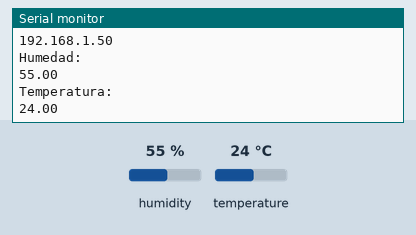
Simulated run of this sketch. Board: ESP8266 (NodeMCU). Shown: the last lines printed to the serial monitor. Inputs (shaded band) come from the test bench; at power-on: humidity 55 %, temperature 24 °C. WiFi joins after 1.5 s; servers stay silent unless stated.

Above: at 2.7 s.
2.8 s: humidity set to 22 %
13.7 s: temperature set to 12 °C
At 17.3 s:
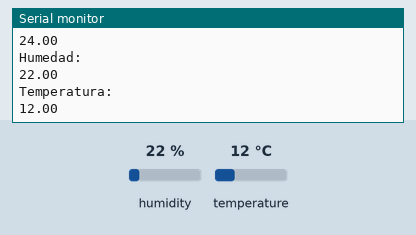
24.6 s: humidity set to 40 %
At 31.6 s:
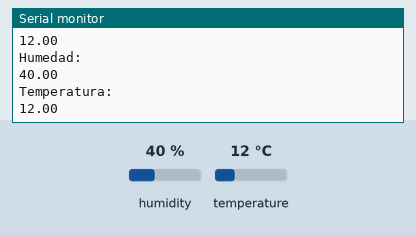
Timing chart, 0 to 33.1 s (numbered marks = the images above; inputs shaded):
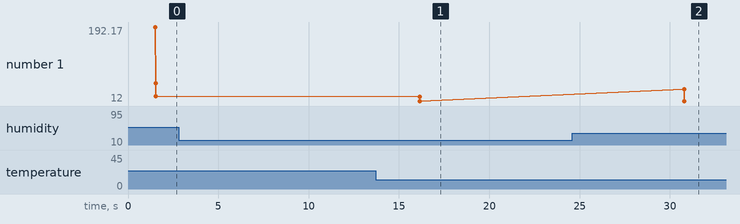

The sketch:

iot_Demo_Thingspeak_Temp_esp8266.ino
```cpp
#include <ThingSpeak.h>

/*
   Sketching mit Hardware
  DMP - WS 23_24
  - NodeMCU ESP8266 Temperature/Humidity IoT Demo (Thingspeak)
This code send to  Thingspeak DHT22 data each 20 seconds -using wifi
Martinez
*/

#include <DHT.h> //cargamos la librera DHT
#define DHTPIN 1 //Seleccionamos el pin en el que se conectar el sensor
#define DHTTYPE DHT11 //Se selecciona el DHT22(hay otros DHT)
DHT dht(DHTPIN, DHTTYPE); //Se inicia una variable que ser usada por Arduino para comunicarse con el sensor
#include <ESP8266WiFi.h>

unsigned long myChannelNumber = 1580381;
const char * myWriteAPIKey = "KJGBEAOA8ACDO30J";

const char* ssid = "Vodafone-75D4";
const char* password = "rb7d2kxXn2s7zyMp";

 WiFiClient  client;
// Create an instance of the server
// specify the port to listen on as an argument
WiFiServer server(80);

void setup() {
  Serial.begin(115200);
  delay(10);
   dht.begin(); //Se inicia el sensor


  // Connect to WiFi network
  Serial.println();
  Serial.println();
  Serial.print("Connecting to ");
  Serial.println(ssid);

  WiFi.begin(ssid, password);

  while (WiFi.status() != WL_CONNECTED) {
    delay(500);
    Serial.print(".");
  }
  Serial.println("");
  Serial.println("WiFi connected");

  // Start the server
 // server.begin();
  //Serial.println("Server started");


  // Print the IP address
  Serial.println(WiFi.localIP());

ThingSpeak.begin(client);

}

void loop() {

float h = dht.readHumidity(); //Se lee la humedad
  float t = dht.readTemperature(); //Se lee la temperatura
  //Se imprimen las variables
  Serial.println("Humedad: ");
  Serial.println(h);
  Serial.println("Temperatura: ");
  Serial.println(t);
  delay(2000); //Se espera 2 segundos para seguir leyendo //datos


ThingSpeak.writeField(myChannelNumber, 1, h, myWriteAPIKey);
  delay(2000);


ThingSpeak.writeField(myChannelNumber, 2, t, myWriteAPIKey);
  delay(10000);


   }
```

Measured:
- after the input at 13.7 s, the serial monitor: prints a new line after 2.5 s (image 1)
- after the input at 24.6 s, the serial monitor: prints a new line after 6.2 s (image 2)
- plotted number 1: 24 → 12 after the input at 13.7 s
